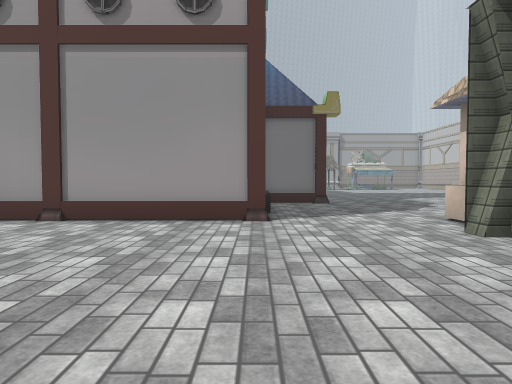
View 1 (above)

24 first-person views from a walk through a Unity game level. The camera is 1.5 m above the floor, tilts 2° down and sees 75° across. The floor is counted in squares, 2 m on a side. Each view is taken from the middle of a square. On the plan, view 1 faces up. The plan holds only what a view shows up to about 11 squares ahead; the rest is blank. The place goes on beyond the plan. The player is left out. Some surface patterns are stand-ins.

View 2
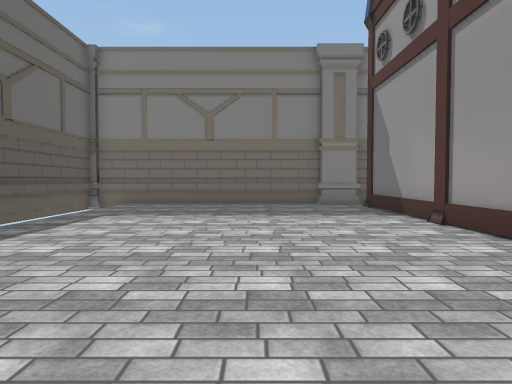

View 3
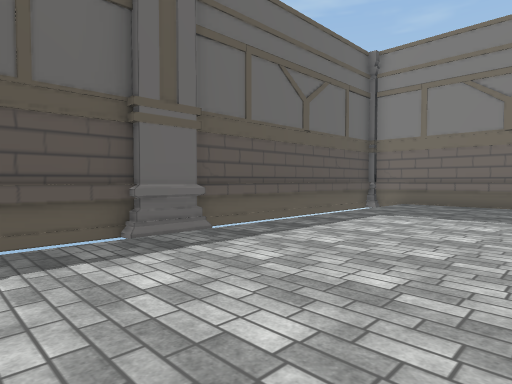

View 4
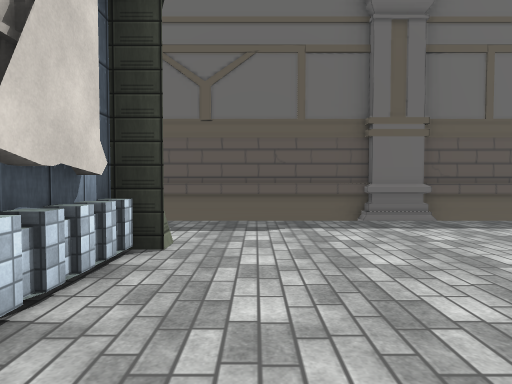

View 5
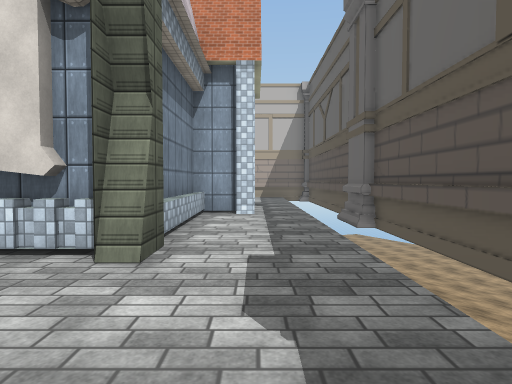

View 6
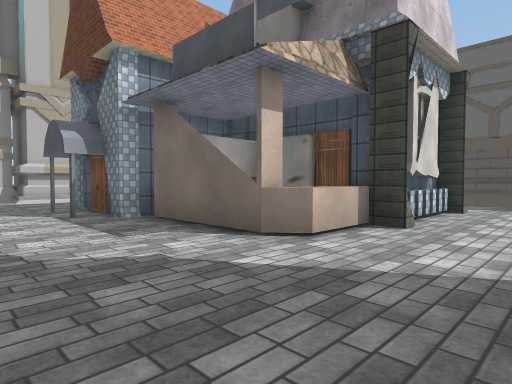

View 7
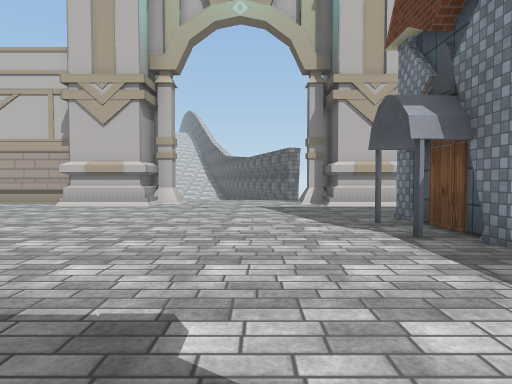

View 8
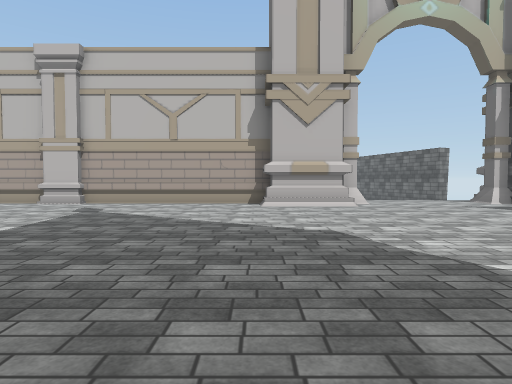

View 9
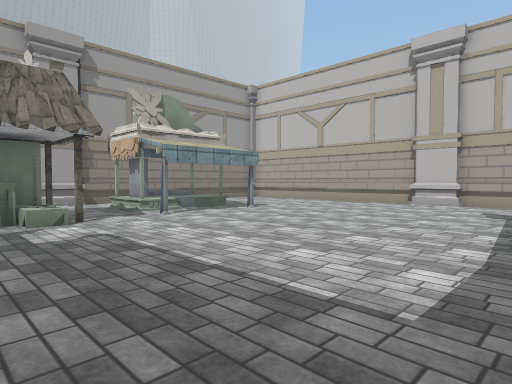

View 10
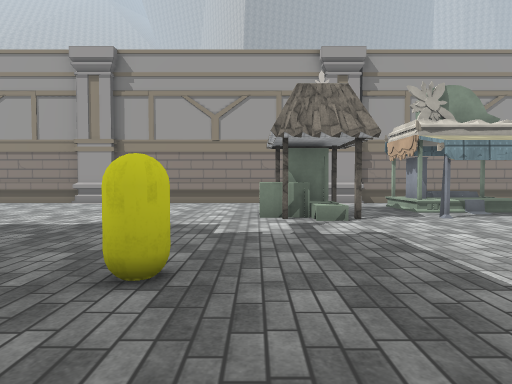

View 11
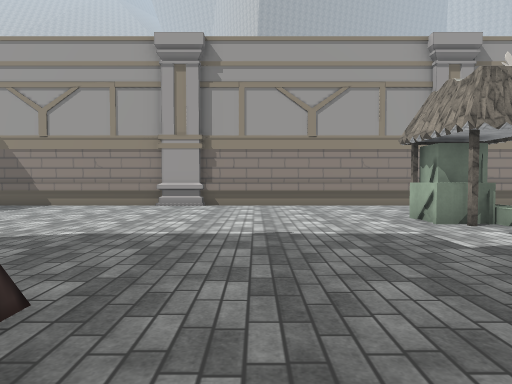

View 12
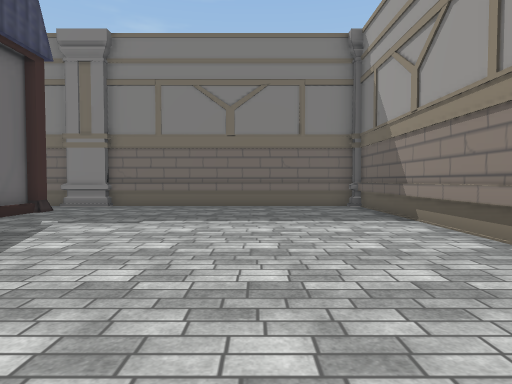

View 13
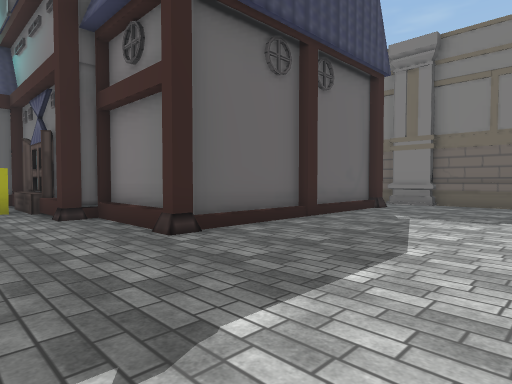

View 14
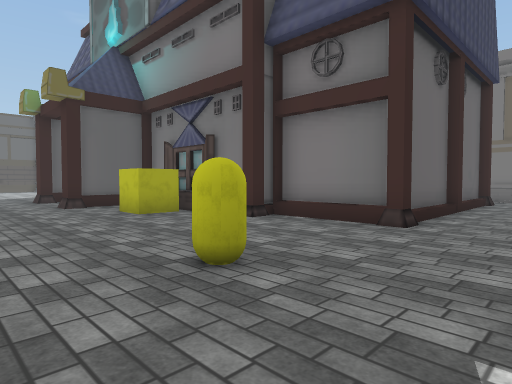

View 15
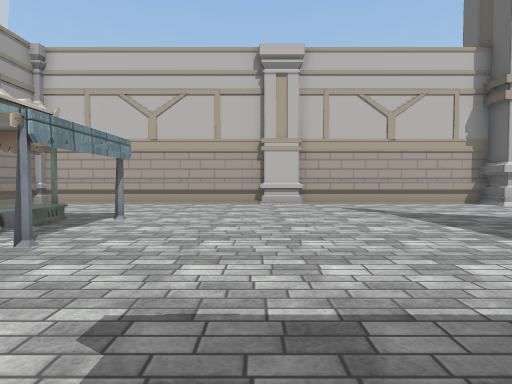

View 16
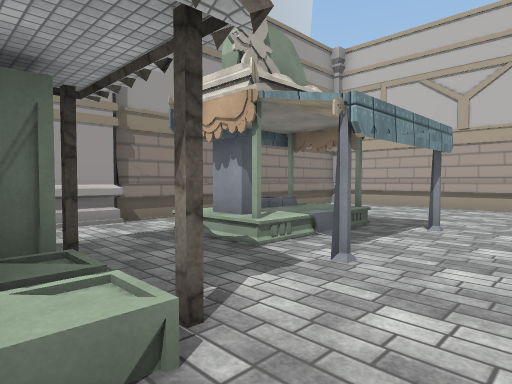

View 17
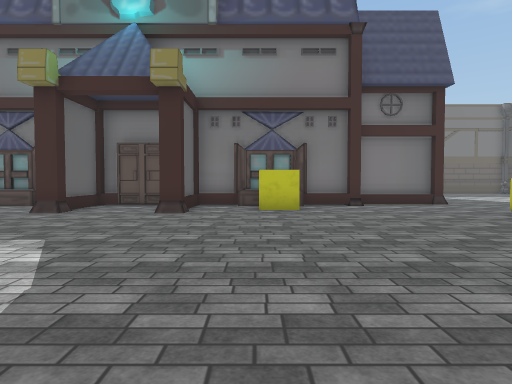

View 18
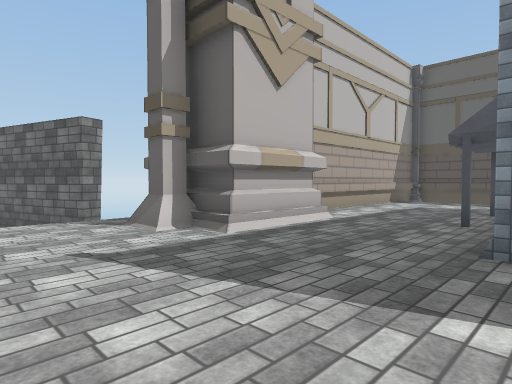

View 19
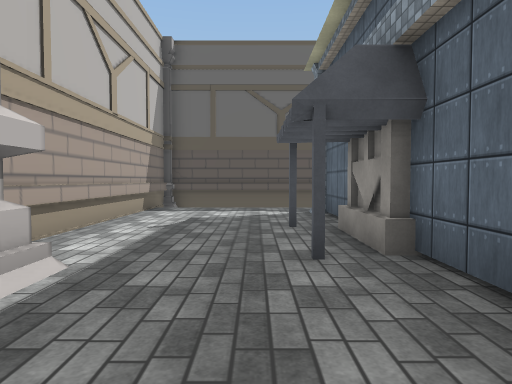

View 20
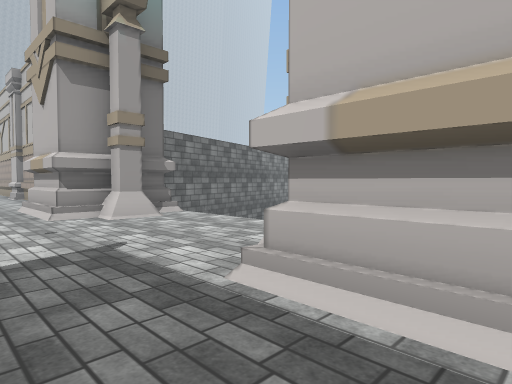

View 21
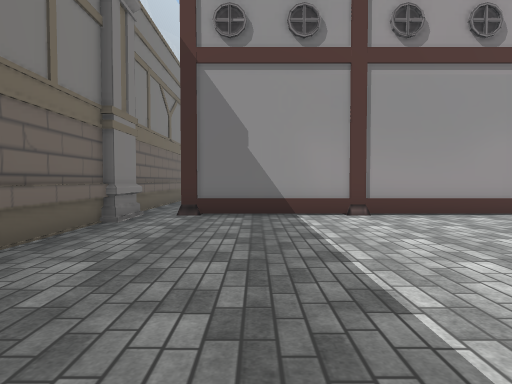

View 22
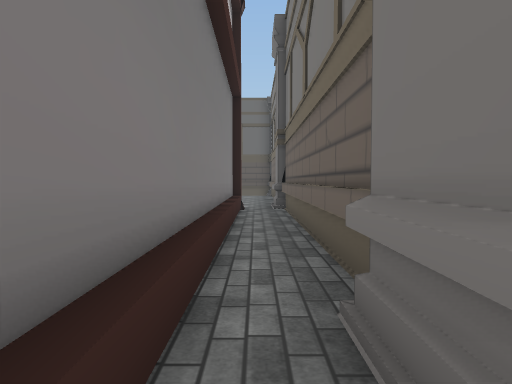

View 23
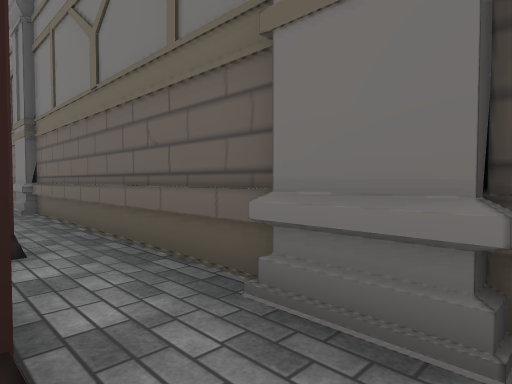

View 24
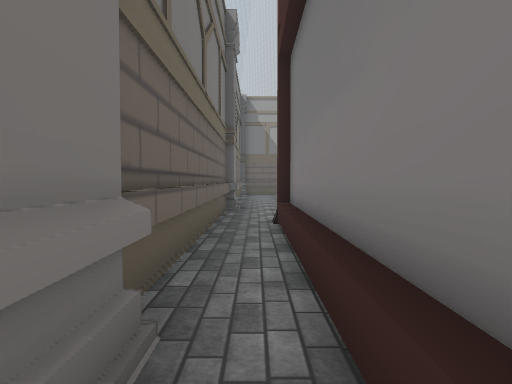

### Floor plan
Key: @ floor where view 1 was taken; # wall or solid block; x gap in a wall; . main floor; : floor 0.5 m higher than the main floor; / step, stairs or slope; = window, fence, low wall or low ledge; ^ raised ledge; v drop or lower ground; C capsule; U cube.
Columns run from 9 left of view 1 to 19 right of it. Each row starts with its distance up from view 1.
 30 #########################
 29 #.................     .#
 28 #................#/# ...#
 27 #............###.:/x....#
 26 #............^^#........#
 25 #................# .....#
 24 #.......................#
 23 #.......................#
 22 #.///////...C...........#
 21 #.#######...............#
 20 #.#     #...............#
 19 #.#     ##..............#
 18 #.#      #..............#
 17 #.#      #U.............#
 16 #.#      #U.............#
 15 #.#      #.............##   #
 14 #.#      ###...........####vv
 13 #.#      #.............###
 12 #.#      #................v
 11 #.#      ###..............v
 10 #.#      #................v
  9 #.#      #................v##
  8 #.#      #.............## v
  7 #.#==#===#.......###...#
  6 #............^######...#
  5 #...........#^###  #....
  4 #............####  #....#
  3 #............####  #....#
  2 #............##### #....#
  1 #...........##...###....#
  0 #........@.......###....#
 -1 #.......................#
 -2 #########################

Where each view was taken, in squares from view 1:
view 1: 0 up, 0 right, facing up
view 2: 3 up, 2 right, facing left
view 3: 3 up, 2 right, facing down-left
view 4: 5 up, 2 right, facing down
view 5: 0 up, 0 right, facing right
view 6: 10 up, 1 right, facing down-right
view 7: 10 up, 4 right, facing right
view 8: 16 up, 4 right, facing right
view 9: 19 up, 4 right, facing up-right
view 10: 19 up, 4 right, facing up
view 11: 20 up, 1 right, facing up
view 12: 27 up, 1 right, facing left
view 13: 26 up, 2 right, facing down-left
view 14: 24 up, 5 right, facing down-left
view 15: 23 up, 4 right, facing right
view 16: 24 up, 5 right, facing up-right
view 17: 16 up, 10 right, facing left
view 18: 11 up, 10 right, facing down-right
view 19: 8 up, 12 right, facing down
view 20: 6 up, 12 right, facing up-right
view 21: 1 down, 6 left, facing up
view 22: 15 up, 8 left, facing down
view 23: 23 up, 7 left, facing down-left
view 24: 13 up, 8 left, facing up
